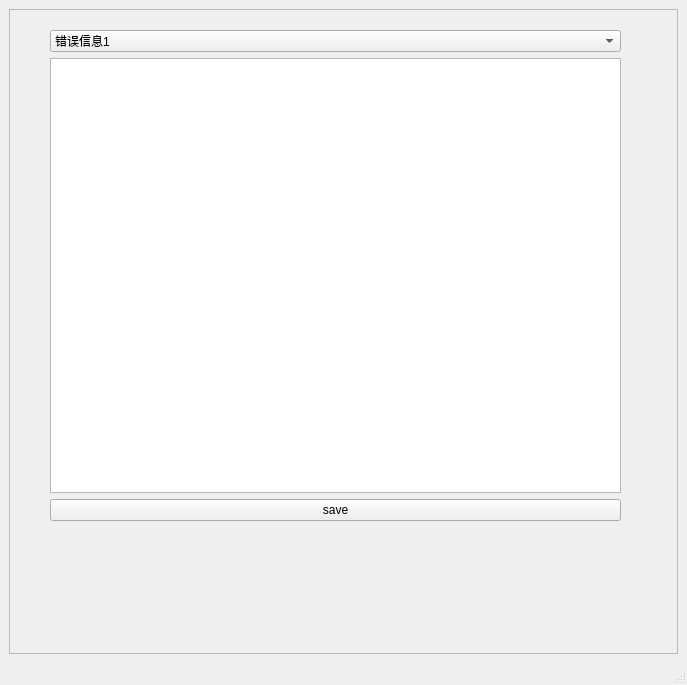
<?xml version="1.0" encoding="UTF-8"?>
<ui version="4.0">
 <class>MainWindow</class>
 <widget class="QMainWindow" name="MainWindow">
  <property name="geometry">
   <rect>
    <x>0</x>
    <y>0</y>
    <width>687</width>
    <height>685</height>
   </rect>
  </property>
  <property name="windowTitle">
   <string>MainWindow</string>
  </property>
  <widget class="QWidget" name="centralwidget">
   <layout class="QVBoxLayout" name="verticalLayout_2">
    <item>
     <widget class="QScrollArea" name="scrollArea">
      <property name="widgetResizable">
       <bool>true</bool>
      </property>
      <widget class="QWidget" name="scrollAreaWidget">
       <property name="geometry">
        <rect>
         <x>0</x>
         <y>0</y>
         <width>667</width>
         <height>621</height>
        </rect>
       </property>
       <widget class="QWidget" name="layoutWidget">
        <property name="geometry">
         <rect>
          <x>40</x>
          <y>20</y>
          <width>571</width>
          <height>491</height>
         </rect>
        </property>
        <layout class="QVBoxLayout" name="verticalLayout">
         <item>
          <widget class="QComboBox" name="comboBox">
           <item>
            <property name="text">
             <string>错误信息1</string>
            </property>
           </item>
           <item>
            <property name="text">
             <string>错误信息2</string>
            </property>
           </item>
           <item>
            <property name="text">
             <string>错误信息3</string>
            </property>
           </item>
          </widget>
         </item>
         <item>
          <widget class="QPlainTextEdit" name="edit"/>
         </item>
         <item>
          <widget class="QPushButton" name="button1">
           <property name="text">
            <string>save</string>
           </property>
          </widget>
         </item>
        </layout>
       </widget>
      </widget>
     </widget>
    </item>
   </layout>
  </widget>
  <widget class="QMenuBar" name="menubar">
   <property name="geometry">
    <rect>
     <x>0</x>
     <y>0</y>
     <width>687</width>
     <height>23</height>
    </rect>
   </property>
  </widget>
  <widget class="QStatusBar" name="statusbar"/>
 </widget>
 <resources/>
 <connections/>
 <slots>
  <slot>save()</slot>
 </slots>
</ui>
